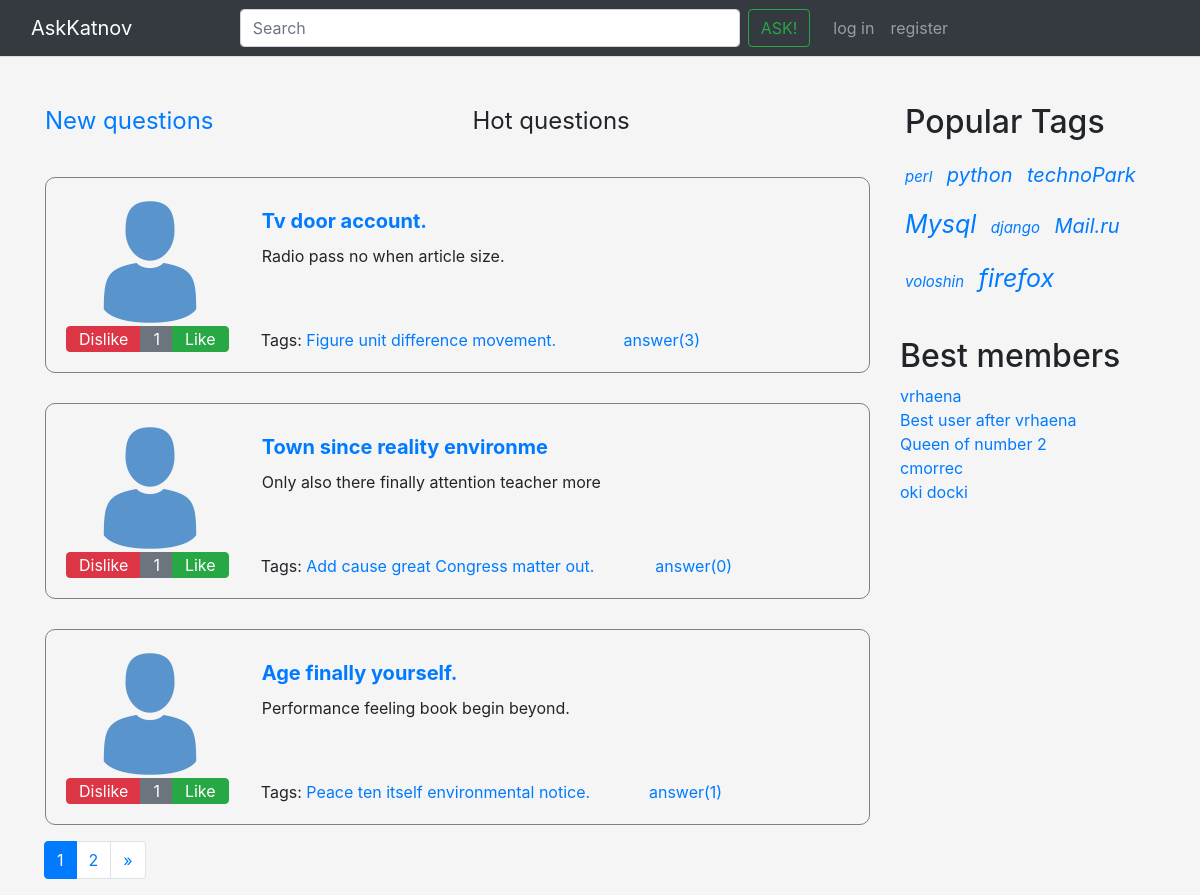
/hot/, run on the app's committed database.
### app/models.py (models this page shows, shortened)
class Question(models.Model):
    author = models.ForeignKey(UserProfile, on_delete=models.CASCADE)
    title = models.CharField(max_length=120, verbose_name=u"Заголовок вопроса", unique="True")
    text = models.TextField(verbose_name=u"Полное описание вопроса")
    create_date = models.DateTimeField(default=datetime.now, verbose_name=u"Время создания вопроса")
    rating = models.IntegerField(default = 0, blank = True, verbose_name = 'Рейтинг')
    is_active = models.BooleanField(default=True, verbose_name=u"Доступность вопроса")
    tags = models.ManyToManyField(Tag, blank=True)
    objects = QuestionManager()
    like = GenericRelation(LikeQuestion, related_query_name='Question')
    unique_together = [['like', 'user']]
    class Meta:
        ordering = ['-create_date']
    def like(self):
        like = LikeQuestion.objects.filter(question = self, is_like = True).count()
        print('like', like)
        dislike = LikeQuestion.objects.filter(question = self, is_like = False).count()
        return like - dislike
    def answer(self):
        return Answer.objects.filter(question = self).count()

class UserProfile(AbstractUser):
    avatar = models.ImageField(upload_to='avatar/%Y/%m/%d/',
                                default = 'profile.png',
                                blank = True,
                                verbose_name='Аватарка')
    email = models.EmailField(verbose_name = 'E-mail', default = 'default@def.com', blank = True)
    class Meta:
        verbose_name = 'Профиль'

class Tag(models.Model):
    title = models.CharField(max_length=120, verbose_name=u"Заголовок ярлыка", unique="True")
    count = models.IntegerField(verbose_name="Число упоминаний", default=0)
    objects = TagManager()
    def __str__(self):
        return self.title

### app/views.py (the view)
# urls.py: path('hot/', views.indexHot, name='hot'),
def indexHot(request):
    questions_ = models.Question.objects.best_published()
    questionsPage, page = paginate(questions_, request)
    return render(request, 'index_hot.html', {
        'page': page,
        'questions': questionsPage,
    })

### app/models.py (called while the page is built)
    def best_published(self):
        return self.order_by('-likequestion', '-create_date')

### app/views.py (called while the page is built)
def right_block(request):
    return {'bestMembers': bestMembers,
            'popularTags': popularTags,}

def is_login(request):
    return {'userName': userName,
        'isLogin': isLogin,}

def paginate(objects_list, request, per_page=3):
    page_number = request.GET.get('page')
    if (page_number == None):
        page_number = 1
    paginator = Paginator(objects_list, per_page)
    if (paginator.num_pages == 0):
        return None, None
    try:
        page = paginator.page(page_number)
    except EmptyPage:
        page = paginator.page(paginator.num_pages)
    return page.object_list, page

### templates/index_hot.html (shortened to what this page needs)
{% extends 'include/base.html' %}
{% load static %}
{% load my_filter %}
{% block content %}
<div class="row">
  <div class="col">
  <legend><a href="{% url '' %}">New questions</a></legend>
  </div>
  <div class="col">
    <legend >Hot questions</legend>
  </div>
</div>
  {% for question in questions.all %}
    {% include 'include/question.html' %}
  {% endfor %}
  {% include 'include/pagination.html' %}
{% endblock content %}

### templates/include/question.html
{% load static %}
<div class="container parent">
  <div class="row question-box">
    <div class="col-3">
      <div class="row">
        <img class="question-img" src="{{ question.author.avatar.url }}"></img>
      </div>
      <div class="row">
        <div class="btn-group box-qst" role="group" aria-label="Basic example">
          <button type="button" class="btn btn-danger js-vote" style="padding-top: 0px; padding-bottom: 0px;" data-action="dislike" data-qid="{{ question.pk }}">Dislike</button>
          <button type="button" class="btn btn-secondary js-rating" style="padding-top: 0px; padding-bottom: 0px;" id="like-question-rating-{{ question.pk }}">{{ question.like }}  </button>
          <button type="button" class="btn btn-success js-vote" style="padding-top: 0px; padding-bottom: 0px;" data-action="like" data-qid="{{ question.pk }}">Like</button>
        </div>
      </div>
    </div>
    <div class="col-9">
      <div class="row">
        <div class="question-title">
          <a class="nav-link" href="{% url 'question' question.id %}">
            {{ question.title }}
          </a>
        </div>
      </div>
      <div class="row">
        <div class="question-text">{{ question.text }}</div>
      </div>
      <div class="row child">
        <div class="col-10">
          <div class="question-tags">
            Tags: {% for tag in question.tags.all %}
                    <a href="{% url 'tag' tag %}">{{ tag }} </a>
                  {% endfor %}
          </div>
        </div>
        <div class="col-2">
          <a href="{% url 'question' question.id %}">answer({{ question.answer }})</a>
        </div>
      </div>
    </div>
  </div>
</div>

### static/css/sign_in.css (style rules this page uses)
html, body { height: 100%; }
body { display: -ms-flexbox; display: flex; padding-top: 40px; padding-bottom: 40px; background-color: #f5f5f5; }

### static/css/question.css (style rules this page uses)
.question-box { margin-top: 30px; border: 1px solid grey; border-radius: 10px; padding: 20px; }
.question-img { max-width: 150px; max-height: 150px; margin-left: 20px; }
.question-title { font-size: 20px; font-weight: bold; margin-left: -16px; }
.question-tags { margin-left: -16px; }
.parent { position:relative; }
.child { position:absolute; bottom:0; }

### data on the page
Question: author.avatar (placeholder picture), like "1", title "Tv door account.", text "Radio pass no when article size.", answer "3"
Tag: title "Figure unit difference movement."
Question: author.avatar (placeholder picture), like "1", title "Town since reality environme", text "Only also there finally attention teacher more", answer "0"
Tag: title "Add cause great Congress matter out."
Question: author.avatar (placeholder picture), like "1", title "Age finally yourself.", text "Performance feeling book begin beyond.", answer "1"
Tag: title "Peace ten itself environmental notice."

### other printed values
{{ page.number }} "1"
{{ page.next_page_number }} "2"
{{ tag }} "perl" "python" "technoPark" "Mysql" "django" "Mail.ru" "voloshin" "firefox"
{{ member }} "vrhaena" "Best user after vrhaena" "Queen of number 2" "cmorrec" "oki docki"
